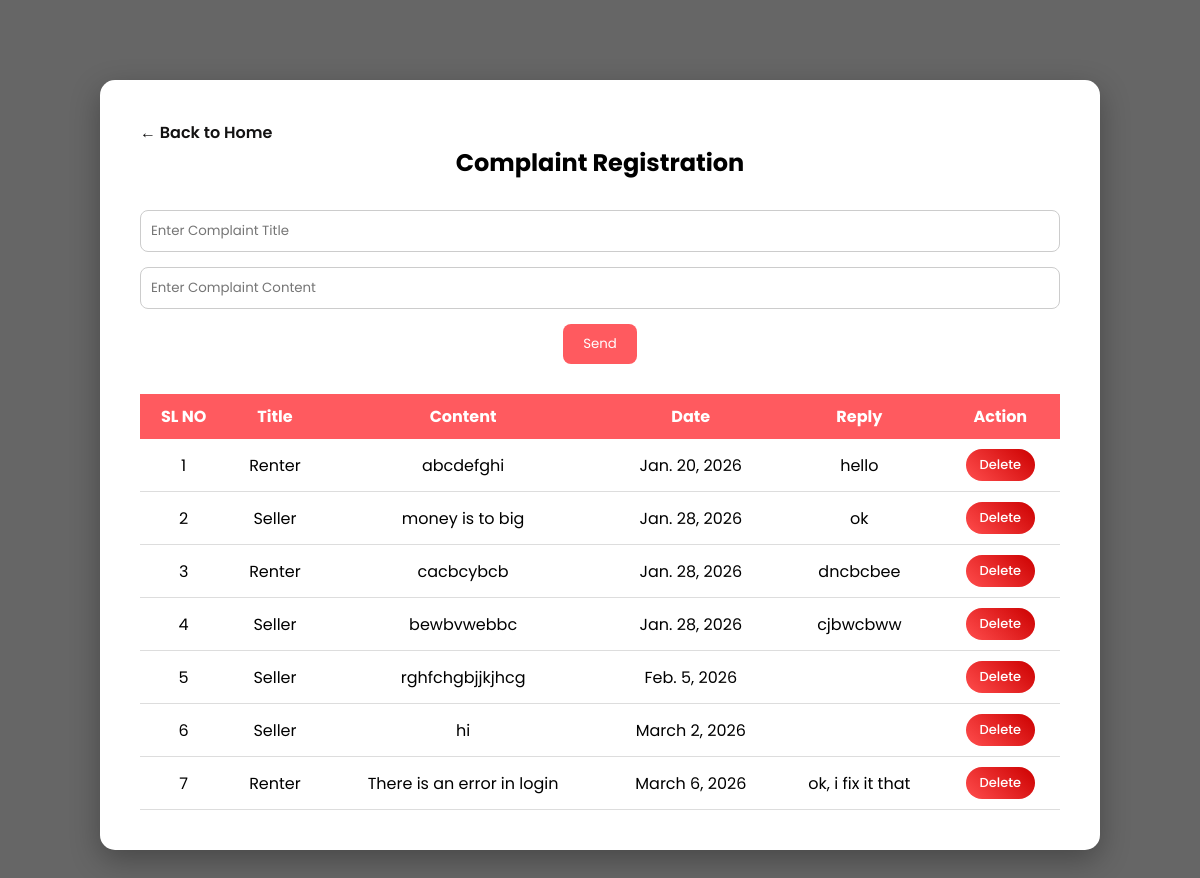
Page /User/Complaint/ on the committed database.
### User/models.py (models this page shows)
class tbl_complaint(models.Model):
        complaint_title=(models.CharField(max_length=100))
        complaint_content=(models.CharField(max_length=300))
        complaint_status=models.IntegerField(default=0)
        complaint_date=models.DateField(auto_now_add=True)
        complaint_reply=models.CharField(max_length=300)
        user_id=models.ForeignKey(tbl_user,on_delete=models.CASCADE,null=True)
        seller_id=models.ForeignKey(tbl_seller,on_delete=models.CASCADE,null=True)
        renter_id=models.ForeignKey(tbl_renter,on_delete=models.CASCADE,null=True)

### User/views.py (the view)
# urls.py: path('Complaint/',views.Complaint,name='Complaint'),
def Complaint(request):
    com=tbl_complaint.objects.all()
    if request.method=='POST':
        title = request.POST.get('txt_title')
        content = request.POST.get('txt_content')
        tbl_complaint.objects.create(complaint_title=title,complaint_content=content,
                                     user_id=tbl_user.objects.get(id=request.session['uid']))
        return render(request,'User/Complaint.html',{'msg':"Complaint submited Successfully"})
    else:
        return render(request,'User/Complaint.html',{'complaint':com})

### User/Templates/User/Complaint.html (shortened to what this page needs)
{% load static %}
<!DOCTYPE html>
<html lang="en">
<head>
</head>
<body>
    <div class="container">
        <div class="card">
            <a href="{% url 'User:Home'%}" class="home-link">← Back to Home</a>
            <h2>Complaint Registration</h2>
            <form action="" method="post">
                <div class="form-group">
                    <input type="text" name="txt_title" placeholder="Enter Complaint Title" required>
                </div>
                <div class="form-group">
                    <input type="text" name="txt_content" placeholder="Enter Complaint Content" required>
                </div>
                <div style="text-align:center;">
                    <input type="submit" value="Send" class="btn">
                </div>
            </form>
            <table>
                <tr>
                    <th>SL NO</th>
                    <th>Title</th>
                    <th>Content</th>
                    <th>Date</th>
                    <th>Reply</th>
                    <th>Action</th>
                </tr>
                {% for i in complaint %}
                <tr>
                    <td>{{forloop.counter}}</td>
                    <td>{{i.complaint_title}}</td>
                    <td>{{i.complaint_content}}</td>
                    <td>{{i.complaint_date}}</td>
                    <td>{{i.complaint_reply}}</td>
                    <td>
                        <a href="{% url 'User:delcom' i.id%}" class="delete-btn" onclick="return confirmDelete();">
                            Delete
                        </a>
                    </td>
                </tr>
                {% endfor %}
            </table>
        </div>
    </div>
</body>
</html>

### rows in the picture
tbl_complaint: complaint_title "Renter", complaint_content "abcdefghi", complaint_date "Jan. 20, 2026", complaint_reply "hello"
tbl_complaint: complaint_title "Seller", complaint_content "money is to big", complaint_date "Jan. 28, 2026", complaint_reply "ok"
tbl_complaint: complaint_title "Renter", complaint_content "cacbcybcb", complaint_date "Jan. 28, 2026", complaint_reply "dncbcbee"
tbl_complaint: complaint_title "Seller", complaint_content "bewbvwebbc", complaint_date "Jan. 28, 2026", complaint_reply "cjbwcbww"
tbl_complaint: complaint_title "Seller", complaint_content "rghfchgbjjkjhcg", complaint_date "Feb. 5, 2026"
tbl_complaint: complaint_title "Seller", complaint_content "hi", complaint_date "March 2, 2026"
tbl_complaint: complaint_title "Renter", complaint_content "There is an error in login", complaint_date "March 6, 2026", complaint_reply "ok, i fix it that"
